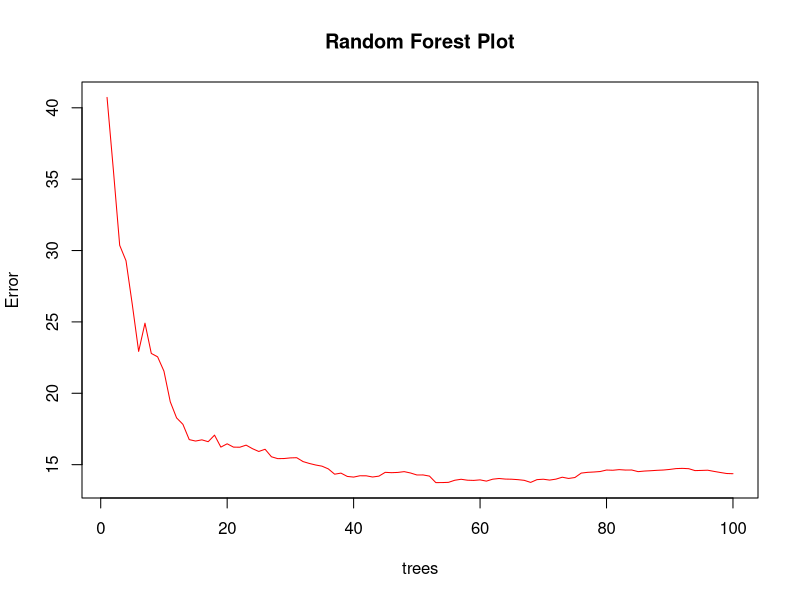
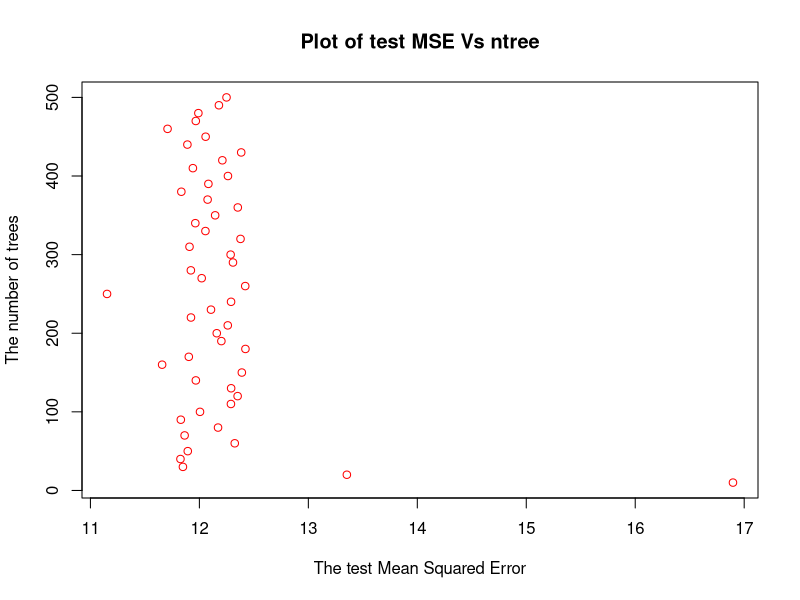
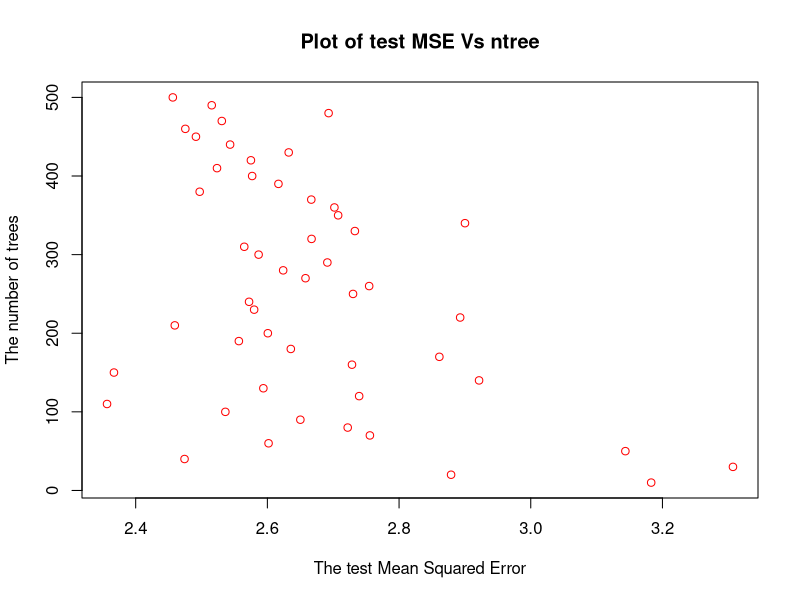

R code for these plots, in order:
#======================================================#
#====================# Task 1 #========================#
#======================================================#
#### **1. Task 1: Implementing Random Forest for regression in R from first principles. **
# - You should apply your random forest program to the Boston dataset to predict `medv`.
# - In other words, `medv` is **the label**, and the other 13 variables in the dataset are **the attributes**.
# - Split the dataset randomly into two equal parts, which will serve as **the training set** and **the test set**.
# - Use your birthday (in the format MMDD) as the seed for the pseudorandom number generator.
# - The same **training set and test set** should be used throughout this assignment. 

# **You need to complete the following parts:**
  
# a. Generate B = 100 bootstrapped training sets (BTS) from the training set.
# b. Use each BTS to train for a decision tree of height h = 3. 
#   - Be reminded that you are implementing random forest, 
#   - so at each node you do not consider all attributes, 
#   - but only a sample of them.
# c. Find the training MSE and test MSE. 
#  - Include it in your report.
# d. Repeat the above parts using different values of B and h. 
#  - In your report, plot the training MSE and test MSE as functions of B or/and h, and
#  - discuss your observations.
#======================================================#

### Loading the Boston data set.
library(MASS)
data(Boston)
any(is.na(Boston))
dim(Boston)
names(Boston)
head(Boston, 10)

### Splitting the Boston data set.
attach(Boston)
# October, 06.
set.seed(1006) 
# Splitting the Boston data set randomly into two equal parts.
data.size <- floor(nrow(Boston)*0.5)
new.data <- sample(1:nrow(Boston), size = data.size, replace=FALSE) 
# The training set and the test set that will be used throughout this assignment.
boston.train <- Boston[new.data,]
boston.test <- Boston[-new.data,]

# Separating the attributes and labels of the training set and the test set.
train.X <- as.matrix(boston.train[-ncol(boston.train)])
test.X <- as.matrix(boston.test[-ncol(boston.test)])
train.Y <- as.matrix(boston.train$medv)
test.Y <- as.matrix(boston.test$medv)

### **1.4. Random forest build-in function in R **
# `mtry` is the number of attributes sampled at each node.
# vntree or B is the number of decision trees to be generated.
#install.packages("randomForest")

# Applying random forest method to the Boston dataset using the `randomForest` package in R.

# Applying random forest program to the Boston data set to predict `medv`.

# For a regression problem with p attributes, we sample p/3 attributes at each node 
# (if p/3 is not an integer, round up).
# Sampling m=p/3 attributes at each node.

library(randomForest)
p <- ncol(Boston)-1
m <- ceiling(p/3)

### Building a random forest of regression tree.
rf <- randomForest(medv~.,data=boston.train,mtry=m,ntree=100)
rf
plot(rf, col="red",main = "Random Forest Plot")

### Computing the test Mean squared error (MSE).
pred.medv <- predict(rf,test.X)
pred.medv <- round(pred.medv,1)
mse.test <- mean((pred.medv-test.Y)^2)
print(mse.test)
Result <- data.frame(test.Y, pred.medv)
head(Result, 5)

### Computing the train Mean squared error (MSE).
yhat.medv <- predict(rf,train.X)
yhat.medv <- round(yhat.medv, 1)
mse.train <- mean((yhat.medv-train.Y)^2)
print(mse.train)
Result <- data.frame(train.Y, yhat.medv)
head(Result, 5)

### Next, I want to see how the number of trees affect the test MSE.
# Computing the test MSE when the numbers of trees are 10, 20, . . . , 500.
test.MSE = c()
for (i in 1:50){
  rf.test.tree <- randomForest(medv~.,data=boston.train,mtry=m,ntree=i*10)
  pred.medv.test <- predict(rf.test.tree,test.X)
  print(paste("The test MSE when ntree = ", i*10, " is ", 
              round(mean((pred.medv.test-test.Y)^2), 4),".", sep = ""))
  
  test.MSE <- c(test.MSE, round(mean((pred.medv.test-test.Y)^2), 4))
}
# We can see that the test MSE did not stabilizes. 

# Plotting the test MSE against ntree.
ntree.seq <- seq(10,500,10)
plot(test.MSE,ntree.seq, ylab = "The number of trees",
     xlab = "The test Mean Squared Error",
     col = "red", 
     main = "Plot of test MSE Vs ntree")

### Next, I want to see how the number of trees affect the train MSE.
# Computing the train MSE when the numbers of trees are 10, 20, . . . , 500.
train.MSE = c()
for (i in 1:50){
  rf.train <- randomForest(medv~.,data=boston.train,mtry=m,ntree=i*10)
  pred.medv.train <- predict(rf.train,train.X)
  print(paste("The train MSE when ntree = ", i*10 , " is ", 
              round(mean((pred.medv.train-train.Y)^2), 4),".", sep = ""))
  
  train.MSE <- c(train.MSE , round(mean((pred.medv.train-train.Y)^2), 4))
}
# We can see that the train MSE stabilizes when ntree is over 80.

# Plotting the train MSE against ntree.
plot(train.MSE,ntree.seq, ylab = "The number of trees",
     xlab = "The test Mean Squared Error",
     col = "red", 
     main = "Plot of test MSE Vs ntree")

#======================================================
#======================================================

### Task 1 (a).
# Generating B = 100 bootstrapped training sets (BTS) from the training set.

BTS <- function(data) {
    Samples <- sample(data,m, replace = TRUE)
    print(head(Samples,5))
}
BTS(boston.train)

### Task 1 (b).
# Using each BTS to train for a decision tree of height h = 3.

setClass( "node", slots=list(is.leaf="logical", prediction="numeric", attr="character", 
                             split="numeric", left.node="node", right.node="node"))

prediction <- function(node,observation){
  if (node@is.leaf){ 
    return(node@prediction) }
  if (observation[,node@attr] <= node@split){
    return(prediction(node@left.node, observation))
  } else {
    return(prediction(node@right.node, observation))
  }
}

# computing the average of all labels in data[indx]
avg <- function(data,indx){
  if (length(indx) == 0) {
    return(0.0)}
  d <- dim(data)[2]	
  all_labels <- data[indx,d]
  return(mean(all_labels))
}

# computing the RSS of the observations in data[indx]
rss <- function(data,indx){
  if (length(indx) == 0) { 
    return(0.0)}
  average <- avg(data,indx)
  d <- dim(data)[2]
  deviate <- data[indx,d] - average
  return(sum(deviate ** 2.0) )
}


optimalSplit <- function(data,indx){
  d <- dim(data)[2]
  all_attributes <- names(data)[1:(d-1)]
  opt_rss <- ((max(data[indx,d]) - min(data[indx,d])) ** 2.0 ) * length(indx) + 1.0
  for (j in all_attributes){
    # generate all possible split values
    all_cuts <- data[indx,j]
    all_cuts <- unique(all_cuts)
    for (cut in all_cuts){
      #determine which observations go to the left, and which else go to the right
      Lindx <- c()
      Rindx <- c()
      for (i in indx){
        if (data[i,j] <= cut){
          Lindx <- append(Lindx,i)
        }
        else{
          Rindx <- append(Rindx,i)
        }
      }
      #compute the total RSS, and determine if is the best split so far
      total_rss <- rss(data,Lindx) + rss(data,Rindx)
      if (total_rss < opt_rss){
        opt_rss <- total_rss
        opt_split <- list(j,cut)
      }
    }
  }
  return(opt_split)
}

generate <- function(data,indx,depth){
  node <- new("node")
  d <- dim(data)[2]
  if (depth == 0){
    node@is.leaf <- TRUE
    node@prediction <- avg(data,indx)
  }else{
    #extract all labels in data[indx], and check if they are all the same
    #if they are all the same, no split is needed, "node" is a leaf, and the prediction value is same as the common value of all the labels
    all_labels <- data[indx,d]
    all_labels <- unique(all_labels)
    if (length(all_labels) == 1){
      node@is.leaf <- TRUE
      node@prediction <- data[indx[1],d]
    }else{
      #in this case, "node" is internal, a split is needed, and we need to compute the optimal split
      node@is.leaf <- FALSE
      opt_split <- optimalSplit(data,indx)
      node@attr <- opt_split[[1]]
      node@split <- opt_split[[2]]
      #after computing the optimal split, we split data into two parts, one going to the left child, and the other going to the right child
      #we compute the indices of observations that go to left or right below
      Lindx <- c()
      Rindx <- c()
      for (i in indx){
        if (data[i,node@attr] <= node@split){
          Lindx <- append(Lindx,i)
        }
        else{
          Rindx <- append(Rindx,i)
        }
      }
      #then we create two new nodes, which are the left child and the right child of "node"
      #after this, we recursively call the function "generate" on the two children, to create one sub-tree under each child
      Lnode <- generate(data,Lindx,depth-1)
      Rnode <- generate(data,Rindx,depth-1)
      node@left.node <- Lnode
      node@right.node <- Rnode
    }
  }
  return(node)
}

new.data.BTS <- BTS(boston.train)
root <- generate(new.data.BTS ,1:(dim(new.data.BTS )[1]),3)
root


### Task 1 (d). 
# Repeat the above parts using different values of B and h.
new.data.BTS.1 <- BTS(boston.train)
root.1 <- generate(new.data.BTS.1 ,1:(dim(new.data.BTS.1)[1]),5)
root.1


 